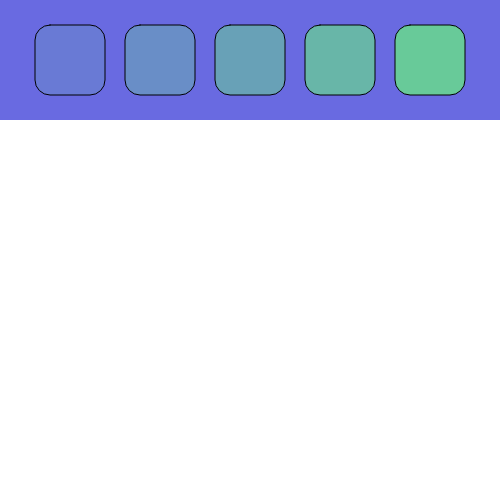
Frame 1 (no input)
Frame 60 (no input): identical to frame 1, image omitted
Frame 120 (the mouse pressed at the canvas centre since frame 60): identical to frame 1, image omitted

The p5.js sketch that drew this single still picture (run headless with seeded random() and noise() and a simulated clock; from frame 60 on, the mouse is pressed at the canvas centre):

// p5.js sketch
// ── sketch.js
function setup() {
    createCanvas(500, 500);
}

function draw() {
    //background square
    noStroke()
    fill(105, 106, 225);
    rectMode(CORNER);
    rect(0, 0, 500, 120);

    for (var x = 70; x <= 430; x += 90) {
        fill(104, 202, 153, (x / 430 * 255));
        stroke(0);
        strokeWeight(1);
        rectMode(CENTER);
        rect(x, 60, 70, 70, 15);
    }
}
